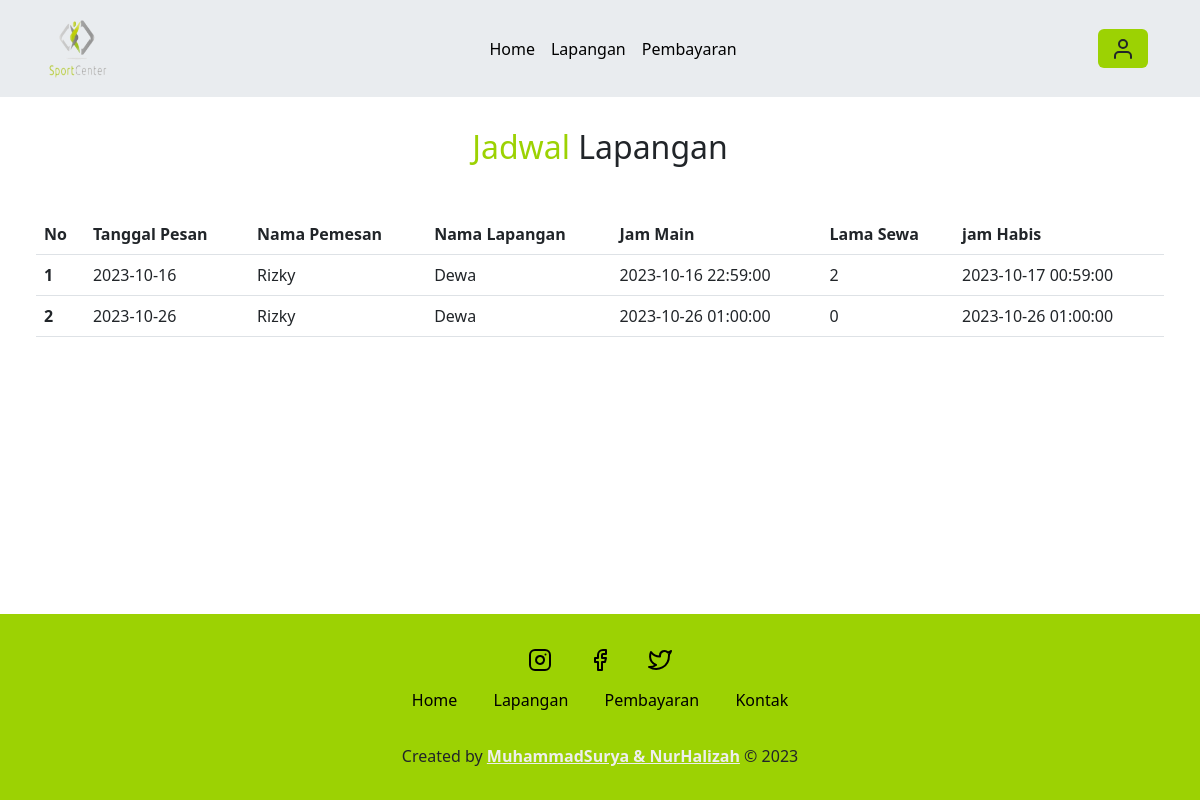
Screenshot of /user/jadwal.php?id=23 (signed in) with the database file from the repository.
### tables this page shows
CREATE TABLE `sewa` (
  `idsewa` int(11) NOT NULL,
  `iduser` int(11) NOT NULL,
  `idlap` int(11) NOT NULL,
  `tgl_pesan` date NOT NULL DEFAULT current_timestamp(),
  `lama` int(11) NOT NULL,
  `jmulai` datetime NOT NULL,
  `jhabis` datetime NOT NULL,
  `harga` int(11) NOT NULL,
  `tot` int(11) NOT NULL
);

CREATE TABLE `user` (
  `id_user` int(11) NOT NULL,
  `email` varchar(50) NOT NULL,
  `password` varchar(255) NOT NULL,
  `hp` varchar(20) NOT NULL,
  `jenis_kelamin` varchar(10) NOT NULL,
  `nama_lengkap` varchar(60) NOT NULL,
  `alamat` text NOT NULL,
  `foto` text NOT NULL,
  `reset_token_hash` varchar(64) DEFAULT NULL,
  `reset_token_expires_at` datetime DEFAULT NULL,
  `account_activation_hash` varchar(255) DEFAULT NULL
);

CREATE TABLE `lapangan` (
  `idlap` int(11) NOT NULL,
  `nm` varchar(35) NOT NULL,
  `ket` text NOT NULL,
  `harga` int(11) NOT NULL,
  `foto` text NOT NULL
);

### functions.php (called while the page is built, shortened)
<?php
$conn = mysqli_connect("localhost", "root", "", "db_futsal");
function query($query)
{
  global $conn;
  $result = mysqli_query($conn, $query);
  $rows = [];
  while ($row = mysqli_fetch_assoc($result)) {
    $rows[] = $row;
  }
  return $rows;
}
 ?>

### user/jadwal.php (the view, shortened to what this page needs)
<?php
require "../functions.php";
$id_lpg = $_GET["id"];
$sewa = query("SELECT sewa.*, lapangan.nm, user.nama_lengkap
FROM sewa
JOIN lapangan ON sewa.idlap = lapangan.idlap
LEFT JOIN user ON sewa.iduser = user.id_user
WHERE lapangan.idlap = '$id_lpg'
");
?>
<!doctype html>
<html lang="en">
<head>
  <link rel="stylesheet" href="../style.css">
  <link href="https://cdn.jsdelivr.net/npm/bootstrap@5.3.0-alpha3/dist/css/bootstrap.min.css" rel="stylesheet">
</head>
<body>
  <div class="container ">
    <nav class="navbar fixed-top bg-body-secondary navbar-expand-lg">
      <div class="container">
        <a class="navbar-brand" href="#">
          <img src="../kon1.png" alt="Logo" width="70" height="70" class="d-inline-block align-text-top">
        </a>
        <div class="collapse navbar-collapse" id="navbarSupportedContent">
          <ul class="navbar-nav mx-auto mb-2 mb-lg-0">
            <li class="nav-item ">
              <a class="nav-link active" aria-current="page" href="../index.php">Home</a>
            </li>
            <li class="nav-item">
              <a class="nav-link active" aria-current="page" href="lapangan.php">Lapangan</a>
            </li>
            <li class="nav-item">
              <a class="nav-link active" aria-current="page" href="bayar.php">Pembayaran</a>
            </li>
          </ul>
          <?php
          if (isset($_SESSION['id_user'])) {
            echo '<a href="" data-bs-toggle="modal" data-bs-target="#profilModal" class="btn btn-inti"><i data-feather="user"></i></a>';
          } else {
            echo '<a href="login.php" class="btn btn-inti" type="submit">Login</a>';
          }
          ?>
        </div>
      </div>
    </nav>
  </div>
  <section class="lapangan mb-5" id="lapangan">
    <div class="container-fluid">
      <h2 class="text-head"><span>Jadwal</span> Lapangan </h2>
      <form action="" method="post" class="px-4">
        <table class="table my-5">
          <thead>
            <tr>
              <th scope="col">No</th>
              <th scope="col">Tanggal Pesan</th>
              <th scope="col">Nama Pemesan</th>
              <th scope="col">Nama Lapangan</th>
              <th scope="col">Jam Main</th>
              <th scope="col">Lama Sewa</th>
              <th scope="col">jam Habis</th>
            </tr>
          </thead>
          <tbody>
            <?php $i = 1; ?>
            <?php foreach ($sewa as $row) : ?>
              <tr>
                <th scope="row"><?= $i++; ?></th>
                <td><?= $row["tgl_pesan"] ?></td>
                <td><?= $row["nama_lengkap"] ?></td>
                <td><?= $row["nm"] ?></td>
                <td><?= $row["jmulai"] ?></td>
                <td><?= $row["lama"] ?></td>
                <td><?= $row["jhabis"] ?></td>
              </tr>
            <?php endforeach; ?>
          </tbody>
        </table>
      </form>
    </div>
  </section>
  <footer class="fixed-bottom py-3 mt-5">
    <div class="social">
      <a href="#"><i data-feather="instagram"></i></a>
      <a href="#"><i data-feather="facebook"></i></a>
      <a href="#"><i data-feather="twitter"></i></a>
    </div>
    <div class="links">
      <a href="#home">Home</a>
      <a href="#about">Lapangan</a>
      <a href="#menu">Pembayaran</a>
      <a href="#contact">Kontak</a>
    </div>
    <div class="credit">
      <p>Created by <a href="#">MuhammadSurya & NurHalizah</a> &copy; 2023</p>
    </div>
  </footer>
</body>
</html>

### style.css (style rules this page uses)
:root { --primary: #9cd203; --hover: #79a300; --bg: #eeeeee; }
.text-head { margin-top: 8rem; }
.btn-inti { background-color: var(--primary) !important; }
.btn { margin-right: 10px; }
.about h2, .ramai h2, .pembayaran h2, .contact h2, .lapangan h2 { text-align: center; font-size: 2rem; margin-bottom: 3rem; }
.about h2 span, .ramai h2 span, .pembayaran h2 span, .contact h2 span, .lapangan h2 span { color: var(--primary); }
footer { background-color: var(--primary); text-align: center; margin-top: 3rem; padding-bottom: 3rem; }
footer .social { padding: 1rem 0; }
footer .social a { color: black; margin: 1rem; }
footer .links { margin-bottom: 2rem; }
footer .links a { color: black; padding: 0.7rem 1rem; text-decoration: none; }
footer .credit a { color: var(--bg); font-weight: 700; }

### rows the page displays
sewa: tgl_pesan "2023-10-16", iduser.nama_lengkap "Rizky", idlap.nm "Dewa", jmulai "2023-10-16 22:59:00", lama "2", jhabis "2023-10-17 00:59:00"
sewa: tgl_pesan "2023-10-26", iduser.nama_lengkap "Rizky", idlap.nm "Dewa", jmulai "2023-10-26 01:00:00", lama "0", jhabis "2023-10-26 01:00:00"
